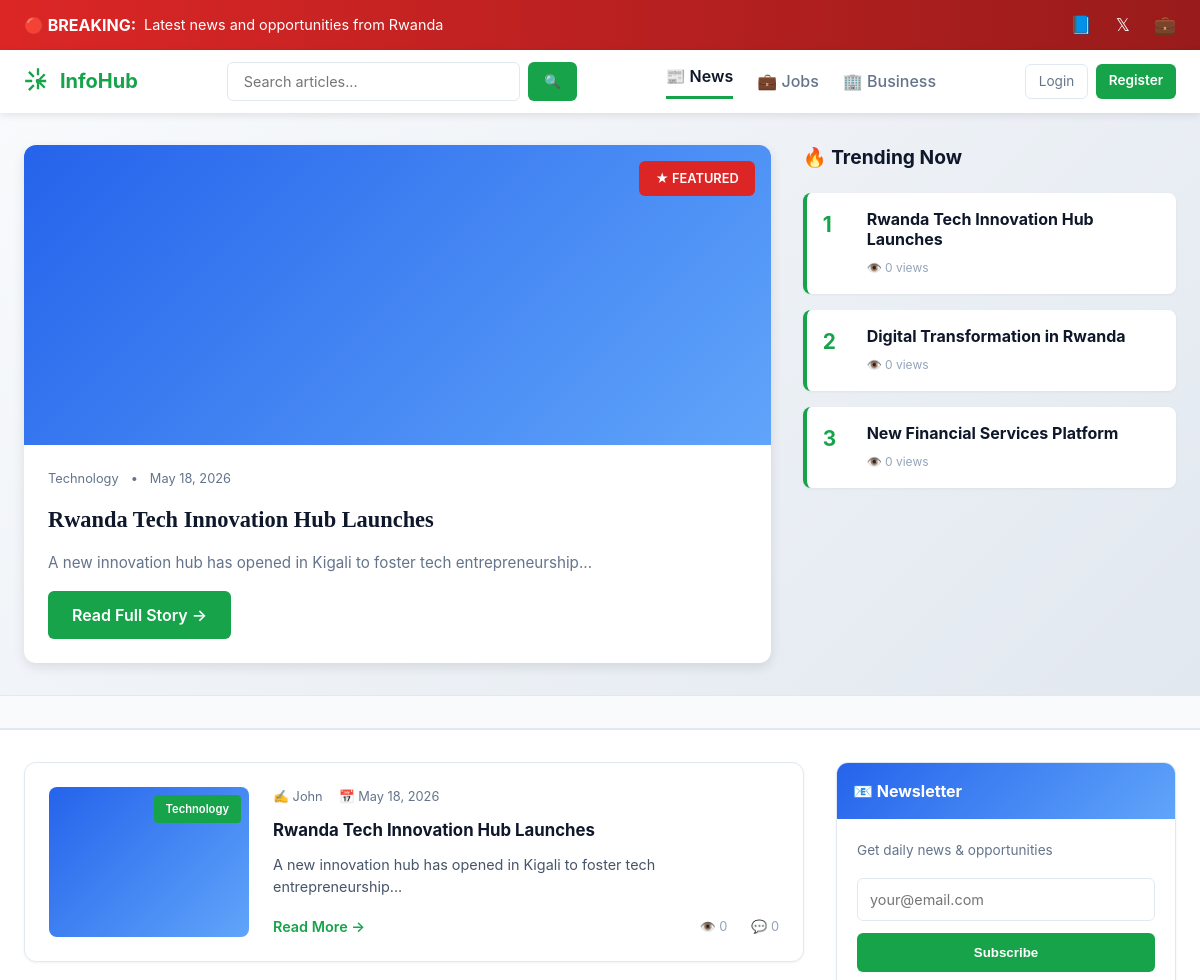
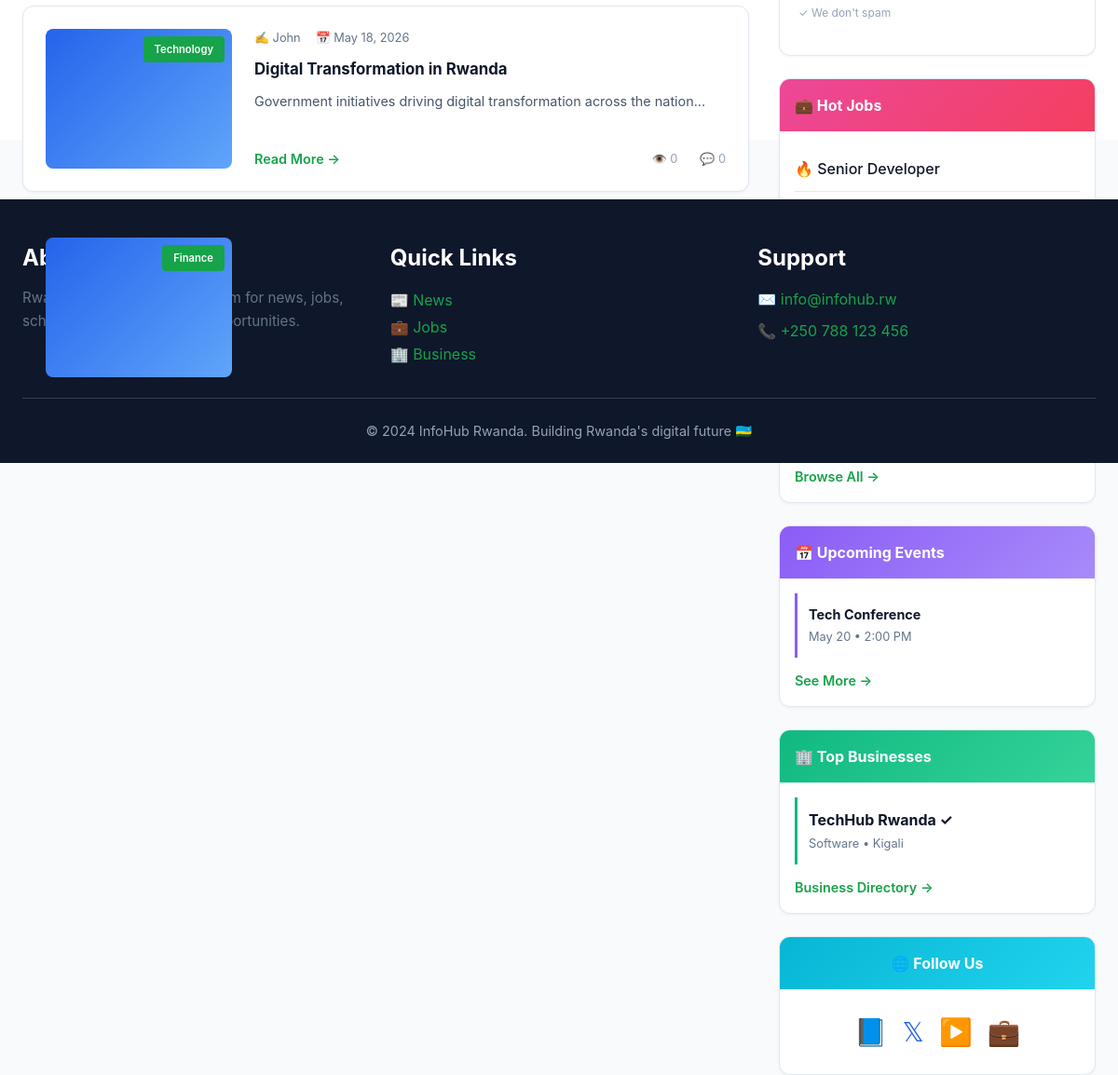
Page /news on the committed database (2 pictures, top to bottom).
### tables this page shows
CREATE TABLE IF NOT EXISTS posts (
  id INT UNSIGNED AUTO_INCREMENT PRIMARY KEY,
  title VARCHAR(255) NOT NULL,
  slug VARCHAR(255) NOT NULL UNIQUE,
  excerpt VARCHAR(500),
  content LONGTEXT NOT NULL,
  author_id INT UNSIGNED NOT NULL,
  category_id INT UNSIGNED,
  featured_image VARCHAR(255),
  status ENUM('draft', 'published', 'archived', 'scheduled') DEFAULT 'draft',
  type ENUM('article', 'news', 'announcement') DEFAULT 'article',
  is_featured BOOLEAN DEFAULT FALSE,
  is_trending BOOLEAN DEFAULT FALSE,
  views_count INT DEFAULT 0,
  seo_title VARCHAR(255),
  seo_description VARCHAR(500),
  seo_keywords VARCHAR(255),
  published_by INT UNSIGNED,
  scheduled_at TIMESTAMP NULL,
  created_at TIMESTAMP DEFAULT CURRENT_TIMESTAMP,
  updated_at TIMESTAMP DEFAULT CURRENT_TIMESTAMP ON UPDATE CURRENT_TIMESTAMP,
  published_at TIMESTAMP NULL,
  FOREIGN KEY (author_id) REFERENCES users(id),
  FOREIGN KEY (published_by) REFERENCES users(id),
  FOREIGN KEY (category_id) REFERENCES categories(id),
  INDEX idx_slug (slug),
  INDEX idx_status (status),
  INDEX idx_featured (is_featured),
  INDEX idx_author_id (author_id),
  INDEX idx_created_at (created_at),
  FULLTEXT INDEX idx_content_search (title, excerpt, content)
);

CREATE TABLE IF NOT EXISTS categories (
  id INT UNSIGNED AUTO_INCREMENT PRIMARY KEY,
  name VARCHAR(100) NOT NULL,
  slug VARCHAR(100) NOT NULL UNIQUE,
  description TEXT,
  icon VARCHAR(50),
  image VARCHAR(255),
  parent_id INT UNSIGNED,
  is_active BOOLEAN DEFAULT TRUE,
  sort_order INT DEFAULT 0,
  created_at TIMESTAMP DEFAULT CURRENT_TIMESTAMP,
  updated_at TIMESTAMP DEFAULT CURRENT_TIMESTAMP ON UPDATE CURRENT_TIMESTAMP,
  FOREIGN KEY (parent_id) REFERENCES categories(id),
  INDEX idx_slug (slug),
  INDEX idx_is_active (is_active),
  INDEX idx_parent_id (parent_id)
);

CREATE TABLE IF NOT EXISTS users (
  id INT UNSIGNED AUTO_INCREMENT PRIMARY KEY,
  first_name VARCHAR(100) NOT NULL,
  last_name VARCHAR(100) NOT NULL,
  email VARCHAR(255) NOT NULL UNIQUE,
  password_hash VARCHAR(255) NOT NULL,
  phone VARCHAR(20),
  avatar VARCHAR(255),
  bio TEXT,
  location VARCHAR(255),
  role_id INT UNSIGNED NOT NULL DEFAULT 7,
  is_active BOOLEAN NOT NULL DEFAULT TRUE,
  email_verified BOOLEAN NOT NULL DEFAULT FALSE,
  email_verified_at TIMESTAMP NULL,
  last_login_at TIMESTAMP NULL,
  social_links JSON,
  preferences JSON,
  created_at TIMESTAMP DEFAULT CURRENT_TIMESTAMP,
  updated_at TIMESTAMP DEFAULT CURRENT_TIMESTAMP ON UPDATE CURRENT_TIMESTAMP,
  FOREIGN KEY (role_id) REFERENCES roles(id),
  INDEX idx_email (email),
  INDEX idx_role_id (role_id),
  INDEX idx_created_at (created_at),
  FULLTEXT INDEX idx_name_search (first_name, last_name)
);

### app/views/news/index.php (the view, shortened to what the rows shown need)
<!DOCTYPE html>
<html lang="en">
<head>
    <link rel="stylesheet" href="<?php echo APP_URL; ?>/public/assets/css/style.css">
    <link rel="stylesheet" href="<?php echo APP_URL; ?>/public/assets/css/news-modern.css">
</head>
<body>
    <section style="background: linear-gradient(135deg, var(--gray-light) 0%, #e2e8f0 100%); padding: 2rem 1.5rem; margin-bottom: 2rem; border-bottom: 1px solid var(--border-color);">
        <div style="max-width: 1200px; margin: 0 auto;">
            <div style="display: grid; grid-template-columns: 2fr 1fr; gap: 2rem;">
                <div style="background: white; border-radius: 0.75rem; overflow: hidden; box-shadow: 0 4px 12px rgba(0,0,0,0.1); display: flex; flex-direction: column;">
                    <?php if (!empty($featuredPosts) && isset($featuredPosts[0])):
                        $featured = $featuredPosts[0];
                    ?>
                        <div style="height: 300px; overflow: hidden; position: relative;">
                            <?php if (!empty($featured['featured_image'])): ?>
                                <img src="<?php echo htmlspecialchars($featured['featured_image']); ?>" alt="Featured"
                                    style="width: 100%; height: 100%; object-fit: cover;">
                            <?php else: ?>
                                <div style="width: 100%; height: 100%; background: linear-gradient(135deg, var(--accent-blue), #60a5fa);"></div>
                            <?php endif; ?>
                            <span style="position: absolute; top: 1rem; right: 1rem; background: #dc2626; color: white; padding: 0.5rem 1rem; border-radius: 0.375rem; font-weight: 600; font-size: 0.8rem;">★ FEATURED</span>
                        </div>
                        <div style="padding: 1.5rem; flex: 1; display: flex; flex-direction: column;">
                            <div style="display: flex; gap: 0.75rem; font-size: 0.8rem; color: var(--text-secondary); margin-bottom: 1rem;">
                                <span><?php echo htmlspecialchars($featured['category_name'] ?? 'News'); ?></span>
                                <span>•</span>
                                <span><?php echo date('M d, Y', strtotime($featured['published_at'] ?? 'now')); ?></span>
                            </div>
                            <h2 style="font-size: 1.4rem; line-height: 1.4; margin-bottom: 1rem; flex: 1;">
                                <?php echo htmlspecialchars($featured['title']); ?>
                            </h2>
                            <p style="color: var(--text-secondary); font-size: 0.95rem; line-height: 1.6; margin-bottom: 1rem;">
                                <?php echo htmlspecialchars(substr($featured['excerpt'] ?? $featured['content'], 0, 160)); ?>...
                            </p>
                            <a href="<?php echo APP_URL; ?>/news/<?php echo htmlspecialchars($featured['slug']); ?>"
                                style="align-self: flex-start; background: var(--primary-green); color: white; padding: 0.75rem 1.5rem; border-radius: 0.375rem; text-decoration: none; font-weight: 600; transition: background 0.3s;">
                                Read Full Story →
                            </a>
                        </div>
                    <?php else: ?>
                        <div style="height: 100%; display: flex; align-items: center; justify-content: center; padding: 3rem;">
                            <p style="color: var(--text-secondary);">📰 No featured articles available</p>
                        </div>
                    <?php endif; ?>
                </div>
                <div style="display: flex; flex-direction: column; gap: 1rem;">
                    <?php if (!empty($trendingPosts)): ?>
                        <?php foreach (array_slice($trendingPosts, 0, 5) as $idx => $trend): ?>
                            <a href="<?php echo APP_URL; ?>/news/<?php echo htmlspecialchars($trend['slug']); ?>"
                                style="display: block; background: white; padding: 1rem; border-radius: 0.5rem; border-left: 4px solid var(--primary-green); text-decoration: none; transition: all 0.3s; box-shadow: 0 1px 3px rgba(0,0,0,0.05);">
                                <div style="display: flex; gap: 0.75rem;">
                                    <span style="font-size: 1.3rem; font-weight: 700; color: var(--primary-green); min-width: 2rem;"><?php echo $idx + 1; ?></span>
                                    <div style="flex: 1; min-width: 0;">
                                        <strong style="color: var(--gray-dark); display: block; margin-bottom: 0.25rem; line-height: 1.3; word-break: break-word;">
                                            <?php echo htmlspecialchars(substr($trend['title'], 0, 50)); ?>
                                        </strong>
                                        <span style="font-size: 0.75rem; color: #94a3b8;">👁️ <?php echo number_format($trend['views_count'] ?? 0); ?> views</span>
                                    </div>
                                </div>
                            </a>
                        <?php endforeach; ?>
                    <?php endif; ?>
                </div>
            </div>
        </div>
    </section>
    <main style="max-width: 1200px; margin: 0 auto; padding: 2rem 1.5rem;">
        <div style="display: grid; grid-template-columns: 1fr 340px; gap: 2rem;">
            <div id="articlesGrid">
                <?php if (!empty($posts)): ?>
                    <?php foreach ($posts as $post): ?>
                        <article style="display: grid; grid-template-columns: 200px 1fr; gap: 1.5rem; padding: 1.5rem; background: white; border-radius: 0.75rem; border: 1px solid var(--border-color); margin-bottom: 1.5rem; transition: all 0.3s; box-shadow: 0 1px 3px rgba(0,0,0,0.05);">
                            <div style="position: relative; min-height: 150px; overflow: hidden; border-radius: 0.5rem;">
                                <?php if (!empty($post['featured_image'])): ?>
                                    <img src="<?php echo htmlspecialchars($post['featured_image']); ?>"
                                        alt="<?php echo htmlspecialchars($post['title']); ?>"
                                        loading="lazy"
                                        style="width: 100%; height: 100%; object-fit: cover;">
                                <?php else: ?>
                                    <div style="width: 100%; height: 100%; background: linear-gradient(135deg, var(--accent-blue), #60a5fa);"></div>
                                <?php endif; ?>
                                <span style="position: absolute; top: 0.5rem; right: 0.5rem; background: var(--primary-green); color: white; padding: 0.35rem 0.75rem; border-radius: 0.25rem; font-size: 0.7rem; font-weight: 600;">
                                    <?php echo htmlspecialchars(substr($post['category_name'] ?? 'News', 0, 12)); ?>
                                </span>
                            </div>
                            <div style="display: flex; flex-direction: column;">
                                <div style="display: flex; gap: 1rem; font-size: 0.8rem; color: var(--text-secondary); margin-bottom: 0.75rem;">
                                    <span>✍️ <?php echo htmlspecialchars(substr($post['first_name'] ?? 'Staff', 0, 15)); ?></span>
                                    <span>📅 <?php echo date('M d, Y', strtotime($post['published_at'] ?? 'now')); ?></span>
                                </div>
                                <h3 style="font-size: 1.05rem; line-height: 1.4; margin-bottom: 0.75rem; font-weight: 700;">
                                    <?php echo htmlspecialchars($post['title']); ?>
                                </h3>
                                <p style="color: #475569; font-size: 0.9rem; line-height: 1.5; margin-bottom: 1rem; flex: 1;">
                                    <?php echo htmlspecialchars(substr($post['excerpt'] ?? $post['content'], 0, 120)); ?>...
                                </p>
                                <div style="display: flex; justify-content: space-between; align-items: center;">
                                    <a href="<?php echo APP_URL; ?>/news/<?php echo htmlspecialchars($post['slug']); ?>"
                                        style="color: var(--primary-green); font-weight: 600; text-decoration: none; font-size: 0.9rem;">Read More →</a>
                                    <div style="display: flex; gap: 1.5rem; font-size: 0.8rem; color: #94a3b8;">
                                        <span title="Views">👁️ <?php echo number_format($post['views_count'] ?? 0); ?></span>
                                        <span title="Comments">💬 <?php echo number_format($post['comments_count'] ?? 0); ?></span>
                                    </div>
                                </div>
                            </div>
                        </article>
                    <?php endforeach; ?>
                <?php else: ?>
                    <div style="grid-column: 1 / -1; text-align: center; padding: 3rem; background: white; border-radius: 0.75rem; border: 1px solid var(--border-color);">
                        <p style="color: var(--text-secondary); font-size: 1rem;">📰 No articles available in this section</p>
                    </div>
                <?php endif; ?>
            </div>
        </div>
    </main>
</body>
</html>

### rows in the picture
posts: category.name "Technology", published_at "May 18, 2026", title "Rwanda Tech Innovation Hub Launches", excerpt "A new innovation hub has opened in Kigali to foster tech entrepreneurship", views_count "0", author.first_name "John", comments_count "0"
posts: title "Digital Transformation in Rwanda", views_count "0", category.name "Technology", author.first_name "John", published_at "May 18, 2026", excerpt "Government initiatives driving digital transformation across the nation", comments_count "0"
posts: title "New Financial Services Platform", views_count "0", category.name "Finance"
